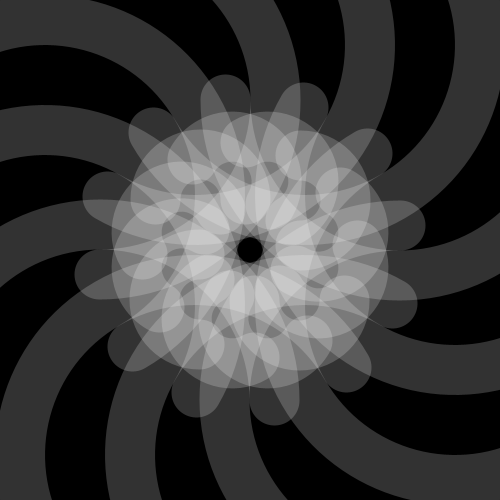
Frame 1 (no input)
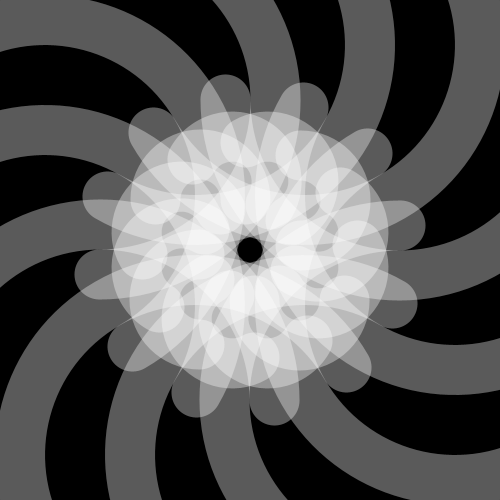
Frame 2 (the mouse pressed at the canvas centre, redrawn once)

The Processing sketch that drew these frames (run headless with seeded random() and noise(); the mouse was pressed at the canvas centre and the sketch redrawn once):

// Processing sketch: processing_81953
// ── processing_81953.pde

void setup()
{
  size (500,500);
  smooth();
  background(0);
  noFill();
}
void draw ()
{
    translate(width/2,height/2);
  for (int i=0;i<360;i+=30)
  {
    rotate(radians(30));
    strokeWeight(50);
    stroke(255,50);
arc(50, 50, 90, 90, 0, PI);  
arc(150,150, 350, 350, HALF_PI, PI+HALF_PI);
      }
      noLoop();
}
